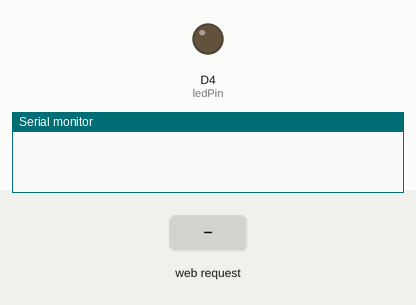
This sketch was run on a simulated ESP8266 (NodeMCU). Parts: output pins drawn as LEDs (lit = HIGH), the last lines printed to the serial monitor. The inputs (shaded band) are chosen by the test bench.

Above: at 1.2 s.
1.3 s: HTTP request GET /ledon received
At 2.5 s:
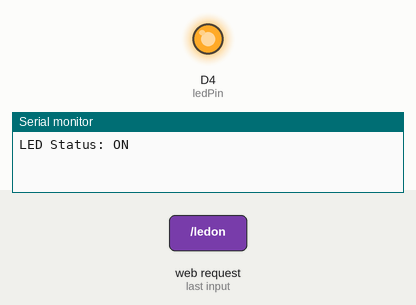
2.8 s: HTTP request GET / received
At 3.7 s:
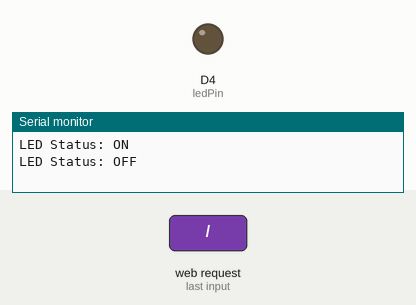
Timing chart, 0 to 5.8 s (numbered marks = the images above; inputs shaded):
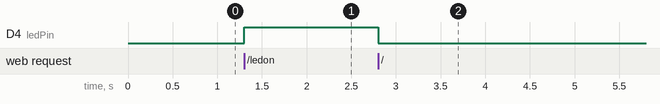

The sketch:

APModeLed.ino
```cpp
//192.168.4.1
#include <ESP8266WiFi.h>
#include <ESP8266WebServer.h>

const char WiFiAPPSK[] = "00000000"; //연결 시에 패스워드로 입력

const int ledPin = D4;            //기본 내장 LED 사용
bool LEDstatus = LOW;


ESP8266WebServer server(80);       //80로 서버 사용
void setup()
{
  initHardware(); //Output 등 하드웨어 세팅의 변수를 셋업
  setupWiFi();

  server.on("/", handle_OnConnect);
  server.on("/ledon", handle_ledon); //192.168.4.1/on
  server.on("/ledoff", handle_ledoff); //192.168.4.1/off
  server.onNotFound(handle_NotFound);

  server.begin();
}

void loop()
{

  server.handleClient();
  if(LEDstatus){
    digitalWrite(ledPin, HIGH);
  } else {
    digitalWrite(ledPin, LOW);
  }
}

void handle_OnConnect() {
  LEDstatus = LOW;
  Serial.println("LED Status: OFF");
  server.send(200, "text/html", SendHTML(LEDstatus));
}

void handle_ledon() {                      //192.168.4.1/on 에 대한 정의
  LEDstatus = HIGH;
  Serial.println("LED Status: ON");
  server.send(200, "text/html", SendHTML(true));
}

void handle_ledoff() {                      //192.168.4.1/off에 대한 정의
  LEDstatus = LOW;
  Serial.println("LED Status: OFF");
  server.send(200, "text/html", SendHTML(false));
}

void handle_NotFound(){
  server.send(404, "text/plain", "Not found");
}

String SendHTML(uint8_t ledstat){                     //홈페이지 디자인에 대한 설정
  String ptr = "<!DOCTYPE html> <html>\n";
  ptr +="<head><meta name=\"viewport\" content=\"width=device-width, initial-scale=1.0, user-scalable=no\">\n";
  ptr +="<title>LED Control</title>\n";
  ptr +="<style>html { font-family: Helvetica; display: inline-block; margin: 0px auto; text-align: center;}\n";
  ptr +="body{margin-top: 50px;} h1 {color: #444444;margin: 50px auto 30px;} h3 {color: #444444;margin-bottom: 50px;}\n";
  ptr +=".button {display: block;width: 80px;background-color: #1abc9c;border: none;color: white;padding: 13px 30px;text-decoration: none;font-size: 25px;margin: 0px auto 35px;cursor: pointer;border-radius: 4px;}\n";
  ptr +=".button-on {background-color: #1abc9c;}\n";
  ptr +=".button-on:active {background-color: #16a085;}\n";
  ptr +=".button-off {background-color: #34495e;}\n";
  ptr +=".button-off:active {background-color: #2c3e50;}\n";
  ptr +="p {font-size: 14px;color: #888;margin-bottom: 10px;}\n";
  ptr +="</style>\n";
  ptr +="</head>\n";
  ptr +="<body>\n";
  ptr +="<h1>41615081 Jeong Hae Chang</h1>\n"; //상단 제목
  ptr +="<h3>2020-11-06 LED CONTROL WITH WIFI AP MODE</h3>\n"; //부제목

   if(ledstat)
  {ptr +="<p>LED Status: ON</p><a class=\"button button-off\" href=\"/ledoff\">OFF</a>\n";}
  else
  {ptr +="<p>LED Status: OFF</p><a class=\"button button-on\" href=\"/ledon\">ON</a>\n";}

  ptr +="</body>\n";
  ptr +="</html>\n";
  return ptr;
}

void setupWiFi()         //SoftAP 연결에 대한 설정
{
  WiFi.mode(WIFI_AP);

  uint8_t mac[WL_MAC_ADDR_LENGTH];
  WiFi.softAPmacAddress(mac);
  String macID = String(mac[WL_MAC_ADDR_LENGTH - 2], HEX) +
                 String(mac[WL_MAC_ADDR_LENGTH - 1], HEX);
  macID.toUpperCase();
  String AP_NameString = "ESP8266 Thing " + macID;

  char AP_NameChar[AP_NameString.length() + 1];
  memset(AP_NameChar, 0, AP_NameString.length() + 1);

  for (int i=0; i<AP_NameString.length(); i++)
    AP_NameChar[i] = AP_NameString.charAt(i);

  WiFi.softAP(AP_NameChar, WiFiAPPSK);
}

void initHardware()          //연결된 하드웨어에 대한 정의
{
  Serial.begin(115200);      //시리얼 통신 속도
  pinMode(ledPin, OUTPUT);   //D4 Output 설정
  digitalWrite(ledPin, LOW);
}
```

Measured:
- after the input at 1.3 s, D4 (ledPin): LOW → HIGH at once
- after the input at 2.8 s, D4 (ledPin): HIGH → LOW at once
